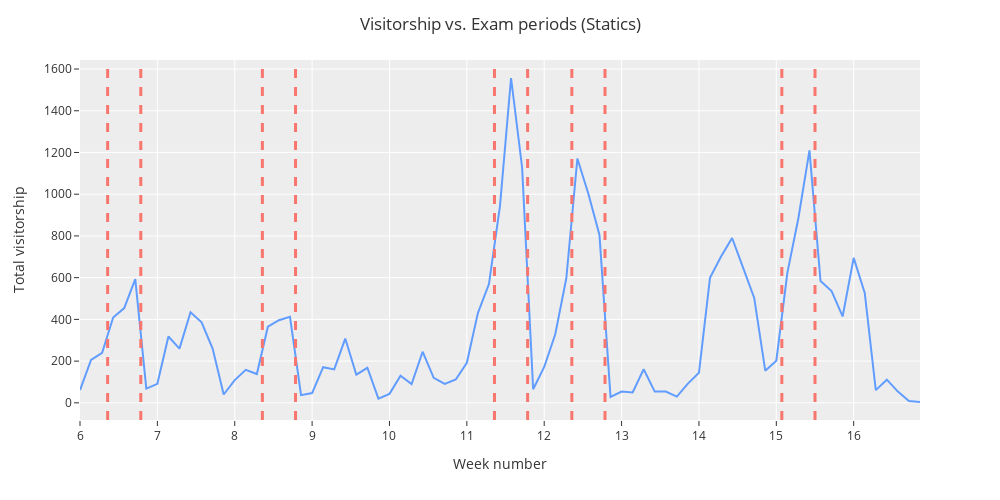
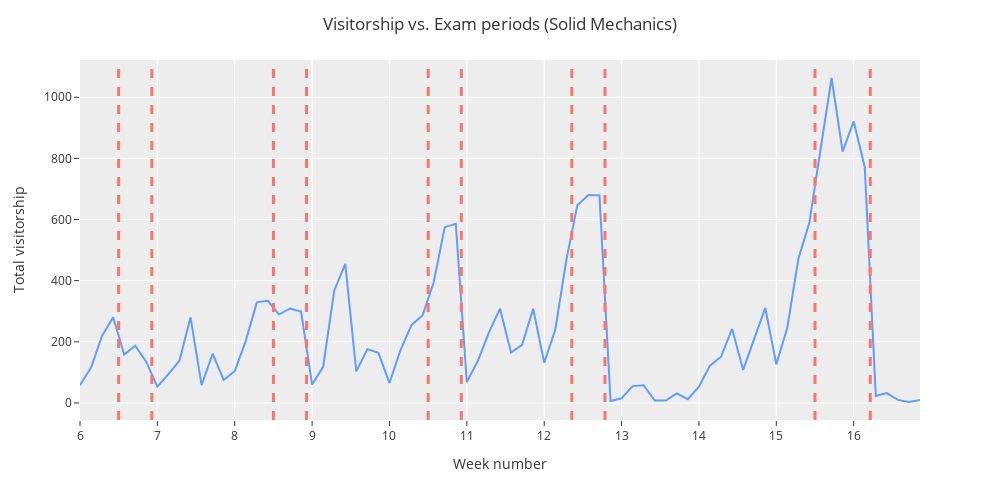
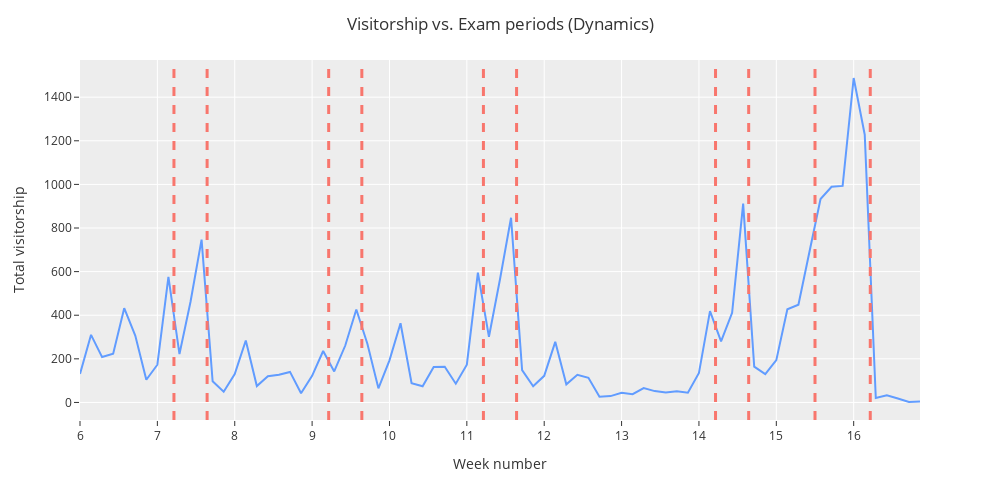

Source (notebook cell) for these figures, in order:
### Code cell
for class_ in ['sta', 'sol', 'dyn']:
    fig = px.line(class_data, x=class_data.index, y=class_,)
    for week in range(10):
        init = dt.datetime(year=2024, month=10, day=6)
        if class_ == "sol" and week in [0, 2, 4]:
            fig.add_vline(x=init+dt.timedelta(weeks=week, days=3.5), **style)
            fig.add_vline(x=init+dt.timedelta(weeks=week, days=6.5), **style)
        if (class_ == 'sol' or class_ =='sta') and week == 6:
            fig.add_vline(x=init+dt.timedelta(weeks=week, days=2.5), **style)
            fig.add_vline(x=init+dt.timedelta(weeks=week, days=5.5), **style)
        if (class_ == 'sol' or class_ =='dyn') and week == 9:
            fig.add_vline(x=init+dt.timedelta(weeks=week, days=3.5), **style)
            fig.add_vline(x=init+dt.timedelta(weeks=week, days=8.5), **style)
        if class_ =='sta' and week == 9:
            fig.add_vline(x=init+dt.timedelta(weeks=week, days=.5), **style)
            fig.add_vline(x=init+dt.timedelta(weeks=week, days=3.5), **style)
        if class_ == "sta" and week in [0, 2, 5]:
            fig.add_vline(x=init+dt.timedelta(weeks=week, days=2.5), **style)
            fig.add_vline(x=init+dt.timedelta(weeks=week, days=5.5), **style)
        if class_ == "dyn" and week in [1, 3, 5, 8]:
            fig.add_vline(x=init+dt.timedelta(weeks=week, days=1.5), **style)
            fig.add_vline(x=init+dt.timedelta(weeks=week, days=4.5), **style)
        
    fancy_name = "Dynamics" if class_ == 'dyn' else ('Solid Mechanics' if class_ == 'sol' else 'Statics')
    fig.update_traces(line_color=blue)
    
    tickvals = days[0]
    ticktext = [str(i+6) for i in range(len(tickvals))]

    fig.update_layout(
        title=f"Visitorship vs. Exam periods ({fancy_name})",
        xaxis=dict(title="Week number", tickvals=tickvals, ticktext=ticktext),
        yaxis=dict(title="Total visitorship"),
        height=500, 
        width=1000,
    )
    fig.write_image(f"./plots/{class_}_total.png", scale=3)
    fig.show()

### Figure 1 — Plotly figure (JSON) as saved in the notebook; plotly's stock layout.template omitted (floating-point values rounded to 4 significant figures)
{"data": [{"hovertemplate": "date=%{x}<br>sta=%{y}<extra></extra>", "legendgroup": "", "line": {"color": "#619cff", "dash": "solid"}, "marker": {"symbol": "circle"}, "mode": "lines", "name": "", "orientation": "v", "showlegend": false, "type": "scatter", "x": ["2024-10-06T00:00:00", "2024-10-07T00:00:00", "2024-10-08T00:00:00", "2024-10-09T00:00:00", "2024-10-10T00:00:00", "2024-10-11T00:00:00", "2024-10-12T00:00:00", "2024-10-13T00:00:00", "2024-10-14T00:00:00", "2024-10-15T00:00:00", "2024-10-16T00:00:00", "2024-10-17T00:00:00", "2024-10-18T00:00:00", "2024-10-19T00:00:00", "2024-10-20T00:00:00", "2024-10-21T00:00:00", "2024-10-22T00:00:00", "2024-10-23T00:00:00", "2024-10-24T00:00:00", "2024-10-25T00:00:00", "2024-10-26T00:00:00", "2024-10-27T00:00:00", "2024-10-28T00:00:00", "2024-10-29T00:00:00", "2024-10-30T00:00:00", "2024-10-31T00:00:00", "2024-11-01T00:00:00", "2024-11-02T00:00:00", "2024-11-03T00:00:00", "2024-11-04T00:00:00", "2024-11-05T00:00:00", "2024-11-06T00:00:00", "2024-11-07T00:00:00", "2024-11-08T00:00:00", "2024-11-09T00:00:00", "2024-11-10T00:00:00", "2024-11-11T00:00:00", "2024-11-12T00:00:00", "2024-11-13T00:00:00", "2024-11-14T00:00:00", "2024-11-15T00:00:00", "2024-11-16T00:00:00", "2024-11-17T00:00:00", "2024-11-18T00:00:00", "2024-11-19T00:00:00", "2024-11-20T00:00:00", "2024-11-21T00:00:00", "2024-11-22T00:00:00", "2024-11-23T00:00:00", "2024-11-24T00:00:00", "2024-11-25T00:00:00", "2024-11-26T00:00:00", "2024-11-27T00:00:00", "2024-11-28T00:00:00", "2024-11-29T00:00:00", "2024-11-30T00:00:00", "2024-12-01T00:00:00", "2024-12-02T00:00:00", "2024-12-03T00:00:00", "2024-12-04T00:00:00", "2024-12-05T00:00:00", "2024-12-06T00:00:00", "2024-12-07T00:00:00", "2024-12-08T00:00:00", "2024-12-09T00:00:00", "2024-12-10T00:00:00", "2024-12-11T00:00:00", "2024-12-12T00:00:00", "2024-12-13T00:00:00", "2024-12-14T00:00:00", "2024-12-15T00:00:00", "2024-12-16T00:00:00", "2024-12-17T00:00:00", "2024-12-18T00:00:00", "2024-12-19T00:00:00", "2024-12-20T00:00:00", "2024-12-21T00:00:00"], "xaxis": "x", "y": [61, 206, 240, 409, 454, 593, 68, 91, 318, 260, 434, 386, 260, 40, 109, 158, 138, 365, 396, 412, 37, 47, 171, 160, 308, 135, 168, 20, 43, 130, 90, 245, 120, 91, 112, 192, 430, 569, 944, 1557, 1128, 65, 172, 329, 597, 1171, 1001, 805, 28, 54, 50, 161, 54, 54, 30, 92, 144, 599, 701, 790, 647, 503, 154, 202, 623, 886, 1210, 584, 536, 414, 695, 527, 61, 111, 54, 9, 4], "yaxis": "y"}], "layout": {"height": 500, "legend": {"tracegroupgap": 0}, "margin": {"t": 60}, "shapes": [{"line": {"color": "#f8766d", "dash": "dash", "width": 3}, "opacity": 1, "type": "line", "x0": "2024-10-08T12:00:00", "x1": "2024-10-08T12:00:00", "xref": "x", "y0": 0, "y1": 1, "yref": "y domain"}, {"line": {"color": "#f8766d", "dash": "dash", "width": 3}, "opacity": 1, "type": "line", "x0": "2024-10-11T12:00:00", "x1": "2024-10-11T12:00:00", "xref": "x", "y0": 0, "y1": 1, "yref": "y domain"}, {"line": {"color": "#f8766d", "dash": "dash", "width": 3}, "opacity": 1, "type": "line", "x0": "2024-10-22T12:00:00", "x1": "2024-10-22T12:00:00", "xref": "x", "y0": 0, "y1": 1, "yref": "y domain"}, {"line": {"color": "#f8766d", "dash": "dash", "width": 3}, "opacity": 1, "type": "line", "x0": "2024-10-25T12:00:00", "x1": "2024-10-25T12:00:00", "xref": "x", "y0": 0, "y1": 1, "yref": "y domain"}, {"line": {"color": "#f8766d", "dash": "dash", "width": 3}, "opacity": 1, "type": "line", "x0": "2024-11-12T12:00:00", "x1": "2024-11-12T12:00:00", "xref": "x", "y0": 0, "y1": 1, "yref": "y domain"}, {"line": {"color": "#f8766d", "dash": "dash", "width": 3}, "opacity": 1, "type": "line", "x0": "2024-11-15T12:00:00", "x1": "2024-11-15T12:00:00", "xref": "x", "y0": 0, "y1": 1, "yref": "y domain"}, {"line": {"color": "#f8766d", "dash": "dash", "width": 3}, "opacity": 1, "type": "line", "x0": "2024-11-19T12:00:00", "x1": "2024-11-19T12:00:00", "xref": "x", "y0": 0, "y1": 1, "yref": "y domain"}, {"line": {"color": "#f8766d", "dash": "dash", "width": 3}, "opacity": 1, "type": "line", "x0": "2024-11-22T12:00:00", "x1": "2024-11-22T12:00:00", "xref": "x", "y0": 0, "y1": 1, "yref": "y domain"}, {"line": {"color": "#f8766d", "dash": "dash", "width": 3}, "opacity": 1, "type": "line", "x0": "2024-12-08T12:00:00", "x1": "2024-12-08T12:00:00", "xref": "x", "y0": 0, "y1": 1, "yref": "y domain"}, {"line": {"color": "#f8766d", "dash": "dash", "width": 3}, "opacity": 1, "type": "line", "x0": "2024-12-11T12:00:00", "x1": "2024-12-11T12:00:00", "xref": "x", "y0": 0, "y1": 1, "yref": "y domain"}], "title": {"text": "Visitorship vs. Exam periods (Statics)"}, "width": 1000, "xaxis": {"anchor": "y", "domain": [0, 1], "ticktext": ["6", "7", "8", "9", "10", "11", "12", "13", "14", "15", "16"], "tickvals": ["2024-10-06T00:00:00", "2024-10-13T00:00:00", "2024-10-20T00:00:00", "2024-10-27T00:00:00", "2024-11-03T00:00:00", "2024-11-10T00:00:00", "2024-11-17T00:00:00", "2024-11-24T00:00:00", "2024-12-01T00:00:00", "2024-12-08T00:00:00", "2024-12-15T00:00:00"], "title": {"text": "Week number"}}, "yaxis": {"anchor": "x", "domain": [0, 1], "title": {"text": "Total visitorship"}}}}

### Figure 2 — Plotly figure (JSON) as saved in the notebook; plotly's stock layout.template omitted (floating-point values rounded to 4 significant figures)
{"data": [{"hovertemplate": "date=%{x}<br>sol=%{y}<extra></extra>", "legendgroup": "", "line": {"color": "#619cff", "dash": "solid"}, "marker": {"symbol": "circle"}, "mode": "lines", "name": "", "orientation": "v", "showlegend": false, "type": "scatter", "x": ["2024-10-06T00:00:00", "2024-10-07T00:00:00", "2024-10-08T00:00:00", "2024-10-09T00:00:00", "2024-10-10T00:00:00", "2024-10-11T00:00:00", "2024-10-12T00:00:00", "2024-10-13T00:00:00", "2024-10-14T00:00:00", "2024-10-15T00:00:00", "2024-10-16T00:00:00", "2024-10-17T00:00:00", "2024-10-18T00:00:00", "2024-10-19T00:00:00", "2024-10-20T00:00:00", "2024-10-21T00:00:00", "2024-10-22T00:00:00", "2024-10-23T00:00:00", "2024-10-24T00:00:00", "2024-10-25T00:00:00", "2024-10-26T00:00:00", "2024-10-27T00:00:00", "2024-10-28T00:00:00", "2024-10-29T00:00:00", "2024-10-30T00:00:00", "2024-10-31T00:00:00", "2024-11-01T00:00:00", "2024-11-02T00:00:00", "2024-11-03T00:00:00", "2024-11-04T00:00:00", "2024-11-05T00:00:00", "2024-11-06T00:00:00", "2024-11-07T00:00:00", "2024-11-08T00:00:00", "2024-11-09T00:00:00", "2024-11-10T00:00:00", "2024-11-11T00:00:00", "2024-11-12T00:00:00", "2024-11-13T00:00:00", "2024-11-14T00:00:00", "2024-11-15T00:00:00", "2024-11-16T00:00:00", "2024-11-17T00:00:00", "2024-11-18T00:00:00", "2024-11-19T00:00:00", "2024-11-20T00:00:00", "2024-11-21T00:00:00", "2024-11-22T00:00:00", "2024-11-23T00:00:00", "2024-11-24T00:00:00", "2024-11-25T00:00:00", "2024-11-26T00:00:00", "2024-11-27T00:00:00", "2024-11-28T00:00:00", "2024-11-29T00:00:00", "2024-11-30T00:00:00", "2024-12-01T00:00:00", "2024-12-02T00:00:00", "2024-12-03T00:00:00", "2024-12-04T00:00:00", "2024-12-05T00:00:00", "2024-12-06T00:00:00", "2024-12-07T00:00:00", "2024-12-08T00:00:00", "2024-12-09T00:00:00", "2024-12-10T00:00:00", "2024-12-11T00:00:00", "2024-12-12T00:00:00", "2024-12-13T00:00:00", "2024-12-14T00:00:00", "2024-12-15T00:00:00", "2024-12-16T00:00:00", "2024-12-17T00:00:00", "2024-12-18T00:00:00", "2024-12-19T00:00:00", "2024-12-20T00:00:00", "2024-12-21T00:00:00"], "xaxis": "x", "y": [58, 116, 220, 280, 158, 187, 134, 53, 94, 138, 280, 58, 161, 75, 104, 203, 329, 334, 289, 309, 299, 60, 118, 367, 455, 103, 176, 164, 65, 173, 255, 287, 394, 575, 586, 68, 138, 231, 308, 165, 190, 308, 132, 239, 467, 647, 680, 679, 6, 15, 55, 58, 8, 8, 31, 12, 53, 122, 151, 242, 108, 209, 311, 126, 247, 472, 591, 829, 1063, 822, 921, 772, 23, 32, 10, 3, 10], "yaxis": "y"}], "layout": {"height": 500, "legend": {"tracegroupgap": 0}, "margin": {"t": 60}, "shapes": [{"line": {"color": "#f8766d", "dash": "dash", "width": 3}, "opacity": 1, "type": "line", "x0": "2024-10-09T12:00:00", "x1": "2024-10-09T12:00:00", "xref": "x", "y0": 0, "y1": 1, "yref": "y domain"}, {"line": {"color": "#f8766d", "dash": "dash", "width": 3}, "opacity": 1, "type": "line", "x0": "2024-10-12T12:00:00", "x1": "2024-10-12T12:00:00", "xref": "x", "y0": 0, "y1": 1, "yref": "y domain"}, {"line": {"color": "#f8766d", "dash": "dash", "width": 3}, "opacity": 1, "type": "line", "x0": "2024-10-23T12:00:00", "x1": "2024-10-23T12:00:00", "xref": "x", "y0": 0, "y1": 1, "yref": "y domain"}, {"line": {"color": "#f8766d", "dash": "dash", "width": 3}, "opacity": 1, "type": "line", "x0": "2024-10-26T12:00:00", "x1": "2024-10-26T12:00:00", "xref": "x", "y0": 0, "y1": 1, "yref": "y domain"}, {"line": {"color": "#f8766d", "dash": "dash", "width": 3}, "opacity": 1, "type": "line", "x0": "2024-11-06T12:00:00", "x1": "2024-11-06T12:00:00", "xref": "x", "y0": 0, "y1": 1, "yref": "y domain"}, {"line": {"color": "#f8766d", "dash": "dash", "width": 3}, "opacity": 1, "type": "line", "x0": "2024-11-09T12:00:00", "x1": "2024-11-09T12:00:00", "xref": "x", "y0": 0, "y1": 1, "yref": "y domain"}, {"line": {"color": "#f8766d", "dash": "dash", "width": 3}, "opacity": 1, "type": "line", "x0": "2024-11-19T12:00:00", "x1": "2024-11-19T12:00:00", "xref": "x", "y0": 0, "y1": 1, "yref": "y domain"}, {"line": {"color": "#f8766d", "dash": "dash", "width": 3}, "opacity": 1, "type": "line", "x0": "2024-11-22T12:00:00", "x1": "2024-11-22T12:00:00", "xref": "x", "y0": 0, "y1": 1, "yref": "y domain"}, {"line": {"color": "#f8766d", "dash": "dash", "width": 3}, "opacity": 1, "type": "line", "x0": "2024-12-11T12:00:00", "x1": "2024-12-11T12:00:00", "xref": "x", "y0": 0, "y1": 1, "yref": "y domain"}, {"line": {"color": "#f8766d", "dash": "dash", "width": 3}, "opacity": 1, "type": "line", "x0": "2024-12-16T12:00:00", "x1": "2024-12-16T12:00:00", "xref": "x", "y0": 0, "y1": 1, "yref": "y domain"}], "title": {"text": "Visitorship vs. Exam periods (Solid Mechanics)"}, "width": 1000, "xaxis": {"anchor": "y", "domain": [0, 1], "ticktext": ["6", "7", "8", "9", "10", "11", "12", "13", "14", "15", "16"], "tickvals": ["2024-10-06T00:00:00", "2024-10-13T00:00:00", "2024-10-20T00:00:00", "2024-10-27T00:00:00", "2024-11-03T00:00:00", "2024-11-10T00:00:00", "2024-11-17T00:00:00", "2024-11-24T00:00:00", "2024-12-01T00:00:00", "2024-12-08T00:00:00", "2024-12-15T00:00:00"], "title": {"text": "Week number"}}, "yaxis": {"anchor": "x", "domain": [0, 1], "title": {"text": "Total visitorship"}}}}

### Figure 3 — Plotly figure (JSON) as saved in the notebook; plotly's stock layout.template omitted (floating-point values rounded to 4 significant figures)
{"data": [{"hovertemplate": "date=%{x}<br>dyn=%{y}<extra></extra>", "legendgroup": "", "line": {"color": "#619cff", "dash": "solid"}, "marker": {"symbol": "circle"}, "mode": "lines", "name": "", "orientation": "v", "showlegend": false, "type": "scatter", "x": ["2024-10-06T00:00:00", "2024-10-07T00:00:00", "2024-10-08T00:00:00", "2024-10-09T00:00:00", "2024-10-10T00:00:00", "2024-10-11T00:00:00", "2024-10-12T00:00:00", "2024-10-13T00:00:00", "2024-10-14T00:00:00", "2024-10-15T00:00:00", "2024-10-16T00:00:00", "2024-10-17T00:00:00", "2024-10-18T00:00:00", "2024-10-19T00:00:00", "2024-10-20T00:00:00", "2024-10-21T00:00:00", "2024-10-22T00:00:00", "2024-10-23T00:00:00", "2024-10-24T00:00:00", "2024-10-25T00:00:00", "2024-10-26T00:00:00", "2024-10-27T00:00:00", "2024-10-28T00:00:00", "2024-10-29T00:00:00", "2024-10-30T00:00:00", "2024-10-31T00:00:00", "2024-11-01T00:00:00", "2024-11-02T00:00:00", "2024-11-03T00:00:00", "2024-11-04T00:00:00", "2024-11-05T00:00:00", "2024-11-06T00:00:00", "2024-11-07T00:00:00", "2024-11-08T00:00:00", "2024-11-09T00:00:00", "2024-11-10T00:00:00", "2024-11-11T00:00:00", "2024-11-12T00:00:00", "2024-11-13T00:00:00", "2024-11-14T00:00:00", "2024-11-15T00:00:00", "2024-11-16T00:00:00", "2024-11-17T00:00:00", "2024-11-18T00:00:00", "2024-11-19T00:00:00", "2024-11-20T00:00:00", "2024-11-21T00:00:00", "2024-11-22T00:00:00", "2024-11-23T00:00:00", "2024-11-24T00:00:00", "2024-11-25T00:00:00", "2024-11-26T00:00:00", "2024-11-27T00:00:00", "2024-11-28T00:00:00", "2024-11-29T00:00:00", "2024-11-30T00:00:00", "2024-12-01T00:00:00", "2024-12-02T00:00:00", "2024-12-03T00:00:00", "2024-12-04T00:00:00", "2024-12-05T00:00:00", "2024-12-06T00:00:00", "2024-12-07T00:00:00", "2024-12-08T00:00:00", "2024-12-09T00:00:00", "2024-12-10T00:00:00", "2024-12-11T00:00:00", "2024-12-12T00:00:00", "2024-12-13T00:00:00", "2024-12-14T00:00:00", "2024-12-15T00:00:00", "2024-12-16T00:00:00", "2024-12-17T00:00:00", "2024-12-18T00:00:00", "2024-12-19T00:00:00", "2024-12-20T00:00:00", "2024-12-21T00:00:00"], "xaxis": "x", "y": [131, 310, 208, 223, 432, 307, 104, 173, 576, 222, 462, 747, 97, 49, 130, 284, 75, 120, 127, 140, 42, 122, 236, 142, 261, 426, 269, 65, 193, 363, 88, 74, 163, 164, 86, 173, 595, 301, 565, 847, 148, 74, 122, 278, 83, 127, 113, 26, 29, 44, 38, 66, 52, 46, 51, 45, 135, 419, 280, 411, 912, 164, 130, 194, 427, 448, 691, 933, 989, 993, 1488, 1228, 20, 33, 18, 2, 4], "yaxis": "y"}], "layout": {"height": 500, "legend": {"tracegroupgap": 0}, "margin": {"t": 60}, "shapes": [{"line": {"color": "#f8766d", "dash": "dash", "width": 3}, "opacity": 1, "type": "line", "x0": "2024-10-14T12:00:00", "x1": "2024-10-14T12:00:00", "xref": "x", "y0": 0, "y1": 1, "yref": "y domain"}, {"line": {"color": "#f8766d", "dash": "dash", "width": 3}, "opacity": 1, "type": "line", "x0": "2024-10-17T12:00:00", "x1": "2024-10-17T12:00:00", "xref": "x", "y0": 0, "y1": 1, "yref": "y domain"}, {"line": {"color": "#f8766d", "dash": "dash", "width": 3}, "opacity": 1, "type": "line", "x0": "2024-10-28T12:00:00", "x1": "2024-10-28T12:00:00", "xref": "x", "y0": 0, "y1": 1, "yref": "y domain"}, {"line": {"color": "#f8766d", "dash": "dash", "width": 3}, "opacity": 1, "type": "line", "x0": "2024-10-31T12:00:00", "x1": "2024-10-31T12:00:00", "xref": "x", "y0": 0, "y1": 1, "yref": "y domain"}, {"line": {"color": "#f8766d", "dash": "dash", "width": 3}, "opacity": 1, "type": "line", "x0": "2024-11-11T12:00:00", "x1": "2024-11-11T12:00:00", "xref": "x", "y0": 0, "y1": 1, "yref": "y domain"}, {"line": {"color": "#f8766d", "dash": "dash", "width": 3}, "opacity": 1, "type": "line", "x0": "2024-11-14T12:00:00", "x1": "2024-11-14T12:00:00", "xref": "x", "y0": 0, "y1": 1, "yref": "y domain"}, {"line": {"color": "#f8766d", "dash": "dash", "width": 3}, "opacity": 1, "type": "line", "x0": "2024-12-02T12:00:00", "x1": "2024-12-02T12:00:00", "xref": "x", "y0": 0, "y1": 1, "yref": "y domain"}, {"line": {"color": "#f8766d", "dash": "dash", "width": 3}, "opacity": 1, "type": "line", "x0": "2024-12-05T12:00:00", "x1": "2024-12-05T12:00:00", "xref": "x", "y0": 0, "y1": 1, "yref": "y domain"}, {"line": {"color": "#f8766d", "dash": "dash", "width": 3}, "opacity": 1, "type": "line", "x0": "2024-12-11T12:00:00", "x1": "2024-12-11T12:00:00", "xref": "x", "y0": 0, "y1": 1, "yref": "y domain"}, {"line": {"color": "#f8766d", "dash": "dash", "width": 3}, "opacity": 1, "type": "line", "x0": "2024-12-16T12:00:00", "x1": "2024-12-16T12:00:00", "xref": "x", "y0": 0, "y1": 1, "yref": "y domain"}], "title": {"text": "Visitorship vs. Exam periods (Dynamics)"}, "width": 1000, "xaxis": {"anchor": "y", "domain": [0, 1], "ticktext": ["6", "7", "8", "9", "10", "11", "12", "13", "14", "15", "16"], "tickvals": ["2024-10-06T00:00:00", "2024-10-13T00:00:00", "2024-10-20T00:00:00", "2024-10-27T00:00:00", "2024-11-03T00:00:00", "2024-11-10T00:00:00", "2024-11-17T00:00:00", "2024-11-24T00:00:00", "2024-12-01T00:00:00", "2024-12-08T00:00:00", "2024-12-15T00:00:00"], "title": {"text": "Week number"}}, "yaxis": {"anchor": "x", "domain": [0, 1], "title": {"text": "Total visitorship"}}}}
